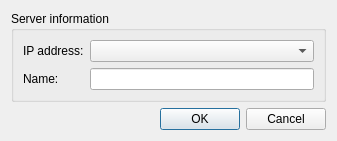
<?xml version="1.0" encoding="UTF-8"?>
<ui version="4.0">
 <class>SettingsDialog</class>
 <widget class="QDialog" name="SettingsDialog">
  <property name="geometry">
   <rect>
    <x>0</x>
    <y>0</y>
    <width>337</width>
    <height>137</height>
   </rect>
  </property>
  <property name="windowTitle">
   <string>Dialog</string>
  </property>
  <layout class="QVBoxLayout" name="verticalLayout">
   <item>
    <widget class="QGroupBox" name="groupBox">
     <property name="title">
      <string>Server information</string>
     </property>
     <layout class="QFormLayout" name="formLayout">
      <property name="fieldGrowthPolicy">
       <enum>QFormLayout::AllNonFixedFieldsGrow</enum>
      </property>
      <item row="0" column="0">
       <widget class="QLabel" name="label_address">
        <property name="text">
         <string>IP address:</string>
        </property>
       </widget>
      </item>
      <item row="0" column="1">
       <widget class="QComboBox" name="addressSelect"/>
      </item>
      <item row="1" column="0">
       <widget class="QLabel" name="label_name">
        <property name="text">
         <string>Name:</string>
        </property>
       </widget>
      </item>
      <item row="1" column="1">
       <widget class="QLineEdit" name="nameEdit"/>
      </item>
     </layout>
    </widget>
   </item>
   <item>
    <widget class="QDialogButtonBox" name="buttonBox">
     <property name="orientation">
      <enum>Qt::Horizontal</enum>
     </property>
     <property name="standardButtons">
      <set>QDialogButtonBox::Cancel|QDialogButtonBox::Ok</set>
     </property>
    </widget>
   </item>
  </layout>
 </widget>
 <resources/>
 <connections>
  <connection>
   <sender>buttonBox</sender>
   <signal>accepted()</signal>
   <receiver>SettingsDialog</receiver>
   <slot>accept()</slot>
   <hints>
    <hint type="sourcelabel">
     <x>248</x>
     <y>254</y>
    </hint>
    <hint type="destinationlabel">
     <x>157</x>
     <y>274</y>
    </hint>
   </hints>
  </connection>
  <connection>
   <sender>buttonBox</sender>
   <signal>rejected()</signal>
   <receiver>SettingsDialog</receiver>
   <slot>reject()</slot>
   <hints>
    <hint type="sourcelabel">
     <x>316</x>
     <y>260</y>
    </hint>
    <hint type="destinationlabel">
     <x>286</x>
     <y>274</y>
    </hint>
   </hints>
  </connection>
 </connections>
</ui>
